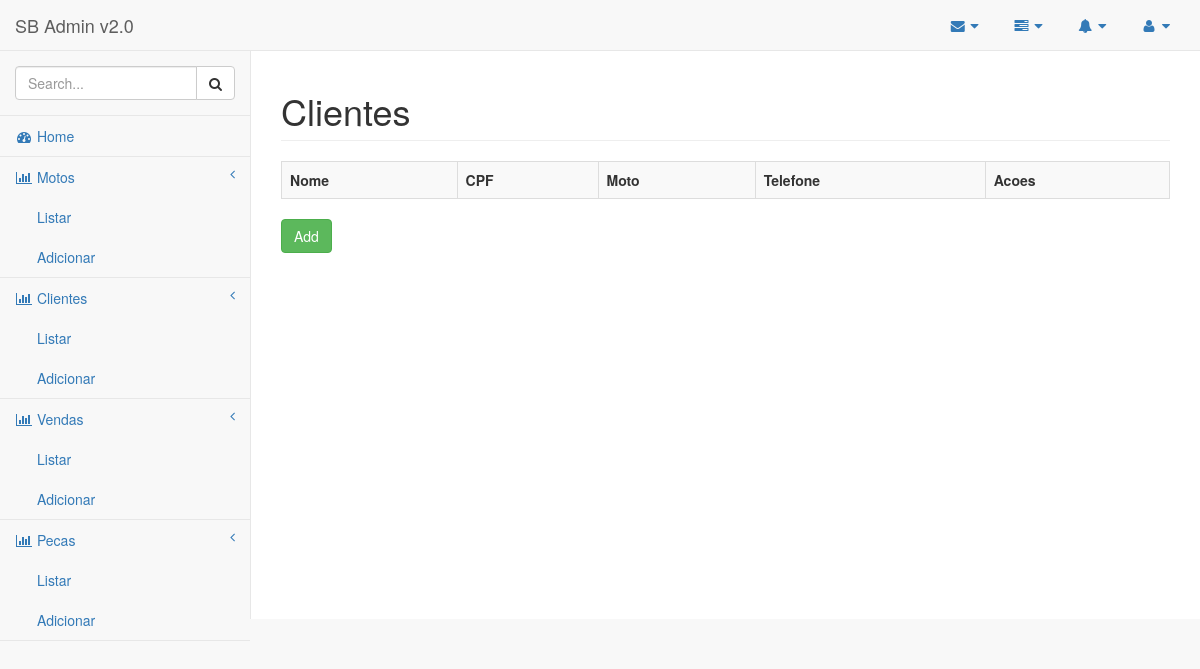
Page /cliente/ on the earlier database version.
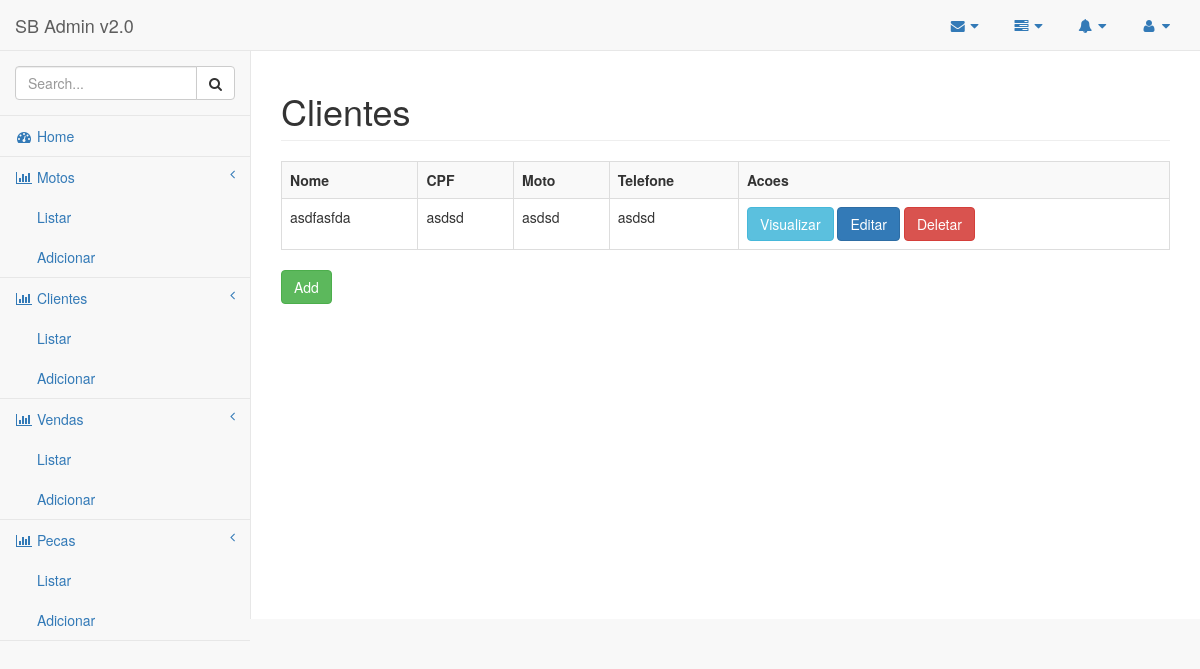
Same page on the later database version.
### core/models.py (models this page shows, shortened)
class Cliente(models.Model):
    nome = models.CharField(max_length=150)
    endereco = models.CharField(max_length=100)
    cpf = models.CharField(max_length=11)
    telefone = models.CharField(max_length=10)
    moto = models.ForeignKey(Moto)

class Moto(models.Model):
    marca = models.CharField(max_length=50)
    modelo = models.CharField(max_length=50)
    ano = models.IntegerField()
    cilindradas = models.IntegerField()
    placa = models.CharField(max_length=8,
        default = 'xxx-xxxx')
    def __unicode__(self):
        return self.modelo
    class Meta:
        ordering = ['-pk']

### core/views.py (the view)
# urls.py: url(r'^cliente/$', ClienteListView.as_view(), name='cliente-list'),
class ClienteListView(ListView):
	model = Cliente

### templates/core/cliente_list.html (shortened to what this page needs)
{% extends "components/base.html" %}
{% block conteudo %}
	<div class="row">
        <div class="col-lg-12">
            <h1 class="page-header">Clientes</h1>
        </div>
    </div>
    <div class="row">
        <div class="col-lg-12">
            <div class="dataTable_wrapper">
				<table class="table table-striped table-bordered table-hover">
					<tr>
						<th>Nome</th>
						<th>CPF</th>
						<th>Moto</th>
						<th>Telefone</th>
						<th>Acoes</th>
					</tr>
					{% for cliente in object_list %}
					<tr>
						<td>{{ cliente.nome }}</td>
						<td>{{ cliente.cpf }}</td>
						<td>{{ cliente.moto }}</td>
						<td>{{ cliente.telefone }}</td>
						<td>
							<a class="btn btn-info" href='{% url "cliente-detail" cliente.pk %}'>Visualizar</a>
							<a class="btn btn-primary" href='{% url "cliente-edit" cliente.pk %}'>Editar</a>
							<a class="btn btn-danger" href='{% url "cliente-delete" cliente.pk %}'>Deletar</a>
						</td>
					</tr>
					{% endfor %}
				</table>
			</div>
		</div>
	</div>
	<a class="btn btn-success" href='{% url "cliente-add" %}'>Add</a>
{% endblock %}

Differences in the rows shown:
added Cliente: nome "asdfasfda", cpf "asdsd", moto "asdsd", telefone "asdsd"
